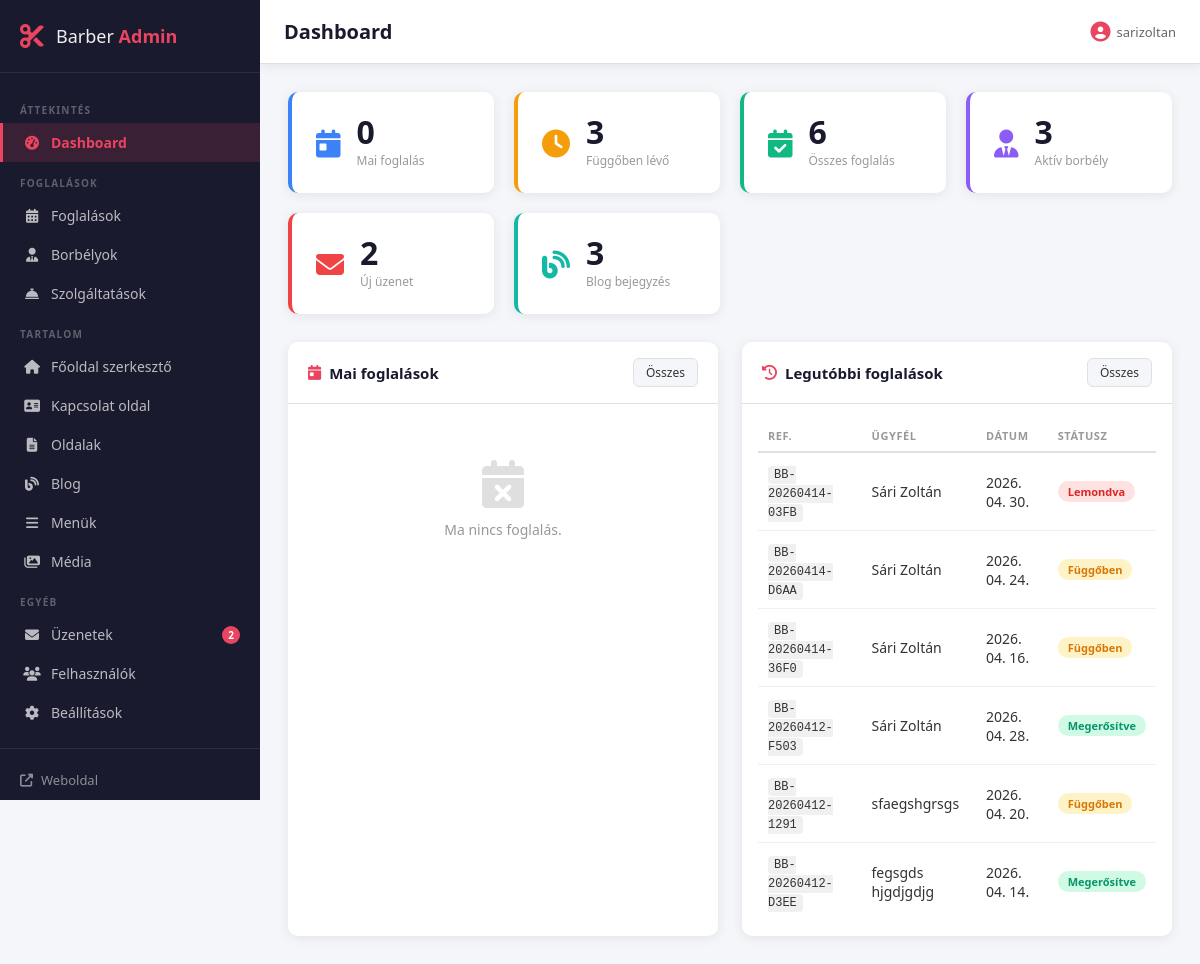
/admin/index.php (signed in), run on the app's committed database.
### tables this page shows
CREATE TABLE `bookings` (
  `id` int(11) NOT NULL,
  `booking_ref` varchar(20) NOT NULL,
  `staff_id` int(11) NOT NULL,
  `service_id` int(11) NOT NULL,
  `customer_name` varchar(100) NOT NULL,
  `customer_email` varchar(100) NOT NULL,
  `customer_phone` varchar(30) DEFAULT NULL,
  `booking_date` date NOT NULL,
  `start_time` time NOT NULL,
  `end_time` time NOT NULL,
  `status` enum('pending','confirmed','cancelled','completed') DEFAULT 'pending',
  `notes` text DEFAULT NULL,
  `created_at` timestamp NOT NULL DEFAULT current_timestamp()
);

### includes/functions.php (called while the page is built, shortened)
<?php
function e(?string $str): string {
    return htmlspecialchars((string)($str ?? ''), ENT_QUOTES, 'UTF-8');
}
function format_date(string $date): string {
    return date('Y. m. d.', strtotime($date));
}

### admin/index.php (the view, shortened to what this page needs)
<?php
require_once '../includes/db.php';
$stats = [];
$stats['bookings_today'] = $pdo->query("SELECT COUNT(*) FROM bookings WHERE booking_date = CURDATE() AND status != 'cancelled'")->fetchColumn();
$stats['bookings_pending'] = $pdo->query("SELECT COUNT(*) FROM bookings WHERE status = 'pending'")->fetchColumn();
$stats['bookings_total'] = $pdo->query("SELECT COUNT(*) FROM bookings")->fetchColumn();
$stats['staff_active'] = $pdo->query("SELECT COUNT(*) FROM staff WHERE active = 1")->fetchColumn();
$stats['messages_new'] = $pdo->query("SELECT COUNT(*) FROM contact_messages WHERE status = 'new'")->fetchColumn();
$stats['posts_published'] = $pdo->query("SELECT COUNT(*) FROM posts WHERE status = 'published'")->fetchColumn();
$today_bookings = $pdo->query("
    SELECT b.*, s.name as staff_name, sv.name as service_name
    FROM bookings b
    JOIN staff s ON b.staff_id = s.id
    JOIN services sv ON b.service_id = sv.id
    WHERE b.booking_date = CURDATE() AND b.status != 'cancelled'
    ORDER BY b.start_time ASC
    LIMIT 10
")->fetchAll();
$recent_bookings = $pdo->query("
    SELECT b.*, s.name as staff_name, sv.name as service_name
    FROM bookings b
    JOIN staff s ON b.staff_id = s.id
    JOIN services sv ON b.service_id = sv.id
    ORDER BY b.created_at DESC
    LIMIT 8
")->fetchAll();
require_once 'partials/header.php';
?>
<div class="dashboard-stats">
    <div class="stat-card blue">
        <div class="stat-icon"><i class="fas fa-calendar-day"></i></div>
        <div class="stat-info">
            <span class="stat-number"><?= $stats['bookings_today'] ?></span>
            <span class="stat-label">Mai foglalás</span>
        </div>
    </div>
    <div class="stat-card orange">
        <div class="stat-icon"><i class="fas fa-clock"></i></div>
        <div class="stat-info">
            <span class="stat-number"><?= $stats['bookings_pending'] ?></span>
            <span class="stat-label">Függőben lévő</span>
        </div>
    </div>
    <div class="stat-card green">
        <div class="stat-icon"><i class="fas fa-calendar-check"></i></div>
        <div class="stat-info">
            <span class="stat-number"><?= $stats['bookings_total'] ?></span>
            <span class="stat-label">Összes foglalás</span>
        </div>
    </div>
    <div class="stat-card purple">
        <div class="stat-icon"><i class="fas fa-user-tie"></i></div>
        <div class="stat-info">
            <span class="stat-number"><?= $stats['staff_active'] ?></span>
            <span class="stat-label">Aktív borbély</span>
        </div>
    </div>
    <div class="stat-card red">
        <div class="stat-icon"><i class="fas fa-envelope"></i></div>
        <div class="stat-info">
            <span class="stat-number"><?= $stats['messages_new'] ?></span>
            <span class="stat-label">Új üzenet</span>
        </div>
    </div>
    <div class="stat-card teal">
        <div class="stat-icon"><i class="fas fa-blog"></i></div>
        <div class="stat-info">
            <span class="stat-number"><?= $stats['posts_published'] ?></span>
            <span class="stat-label">Blog bejegyzés</span>
        </div>
    </div>
</div>
<div class="dashboard-grid">
    <div class="dash-card">
        <div class="dash-card-header">
            <h3><i class="fas fa-calendar-day"></i> Mai foglalások</h3>
            <a href="bookings.php" class="btn-sm">Összes</a>
        </div>
        <div class="dash-card-body">
            <?php if ($today_bookings): ?>
            <table class="admin-table">
                <thead>
                    <tr>
                        <th>Időpont</th>
                        <th>Ügyfél</th>
                        <th>Borbély</th>
                        <th>Szolgáltatás</th>
                        <th>Státusz</th>
                    </tr>
                </thead>
                <tbody>
                    <?php foreach ($today_bookings as $b): ?>
                    <tr>
                        <td><strong><?= e(format_time($b['start_time'])) ?></strong></td>
                        <td><?= e($b['customer_name']) ?></td>
                        <td><?= e($b['staff_name']) ?></td>
                        <td><?= e($b['service_name']) ?></td>
                        <td><span class="badge badge-<?= $b['status'] ?>"><?= booking_status_label($b['status']) ?></span></td>
                    </tr>
                    <?php endforeach; ?>
                </tbody>
            </table>
            <?php else: ?>
                <div class="empty-state">
                    <i class="fas fa-calendar-times"></i>
                    <p>Ma nincs foglalás.</p>
                </div>
            <?php endif; ?>
        </div>
    </div>
    <div class="dash-card">
        <div class="dash-card-header">
            <h3><i class="fas fa-history"></i> Legutóbbi foglalások</h3>
            <a href="bookings.php" class="btn-sm">Összes</a>
        </div>
        <div class="dash-card-body">
            <?php if ($recent_bookings): ?>
            <table class="admin-table">
                <thead>
                    <tr>
                        <th>Ref.</th>
                        <th>Ügyfél</th>
                        <th>Dátum</th>
                        <th>Státusz</th>
                    </tr>
                </thead>
                <tbody>
                    <?php foreach ($recent_bookings as $b): ?>
                    <tr>
                        <td><code><?= e($b['booking_ref']) ?></code></td>
                        <td><?= e($b['customer_name']) ?></td>
                        <td><?= e(format_date($b['booking_date'])) ?></td>
                        <td><span class="badge badge-<?= $b['status'] ?>"><?= booking_status_label($b['status']) ?></span></td>
                    </tr>
                    <?php endforeach; ?>
                </tbody>
            </table>
            <?php endif; ?>
        </div>
    </div>
</div>
<?php require_once 'partials/footer.php'; ?>

### admin/assets/css/admin.css (style rules this page uses)
*, *::before, *::after { box-sizing: border-box; margin: 0; padding: 0; }
:root { --sidebar-w: 260px; --topbar-h: 64px; --primary: #1a1a2e; --primary-light: #16213e; --accent: #e94560; --accent-hover: #c73652; --text: #333; --text-light: #666; --text-muted: #999; --bg: #f4f6f9; --white: #fff; --border: #e0e0e0; --radius: 10px; --shadow: 0 2px 12px rgba(0,0,0,.08); --shadow-lg: 0 8px 32px rgba(0,0,0,.12); --blue: #3b82f6; --green: #10b981; --orange: #f59e0b; --red: #ef4444; --purple: #8b5cf6; --teal: #14b8a6; --transition: .2s ease; }
body { font-family: 'Segoe UI', system-ui, sans-serif; font-size: 14px; color: var(--text); background: var(--bg); }
.btn-sm { padding: 5px 12px; font-size: 12px; border-radius: 6px; background: var(--bg); border: 1px solid var(--border); color: var(--text); text-decoration: none; transition: all var(--transition); }
.admin-body { display: flex; min-height: 100vh; }
.dashboard-stats { display: grid; grid-template-columns: repeat(auto-fit, minmax(180px, 1fr)); gap: 20px; margin-bottom: 28px; }
.stat-card { background: var(--white); border-radius: var(--radius); padding: 24px; display: flex; align-items: center; gap: 16px; box-shadow: var(--shadow); border-left: 4px solid transparent; }
.stat-card.blue { border-left-color: var(--blue); }
.stat-card.orange { border-left-color: var(--orange); }
.stat-card.green { border-left-color: var(--green); }
.stat-card.purple { border-left-color: var(--purple); }
.stat-card.red { border-left-color: var(--red); }
.stat-card.teal { border-left-color: var(--teal); }
.stat-icon { font-size: 28px; }
.stat-card.blue .stat-icon { color: var(--blue); }
.stat-card.orange .stat-icon { color: var(--orange); }
.stat-card.green .stat-icon { color: var(--green); }
.stat-card.purple .stat-icon { color: var(--purple); }
.stat-card.red .stat-icon { color: var(--red); }
.stat-card.teal .stat-icon { color: var(--teal); }
.stat-number { display: block; font-size: 32px; font-weight: 700; color: var(--primary); line-height: 1; }
.stat-label { display: block; font-size: 12px; color: var(--text-muted); margin-top: 4px; }
.dashboard-grid { display: grid; grid-template-columns: 1fr 1fr; gap: 24px; }
.dash-card { background: var(--white); border-radius: var(--radius); box-shadow: var(--shadow); overflow: hidden; }
.dash-card-header { display: flex; align-items: center; justify-content: space-between; padding: 16px 20px; border-bottom: 1px solid var(--border); }
.dash-card-header h3 { font-size: 15px; font-weight: 700; color: var(--primary); display: flex; align-items: center; gap: 8px; }
.dash-card-header h3 i { color: var(--accent); }
.dash-card-body { padding: 16px; overflow-x: auto; }
.admin-table { width: 100%; border-collapse: collapse; }
.admin-table th { text-align: left; font-size: 11px; text-transform: uppercase; letter-spacing: .6px; color: var(--text-muted); padding: 8px 10px; border-bottom: 2px solid var(--border); }
.admin-table td { padding: 10px; border-bottom: 1px solid #f0f0f0; vertical-align: middle; }
.admin-table tr:last-child td { border-bottom: none; }
.admin-table code { background: #f0f0f0; padding: 2px 6px; border-radius: 4px; font-size: 12px; }
.badge { display: inline-block; padding: 3px 10px; border-radius: 20px; font-size: 11px; font-weight: 600; }
.badge-pending { background: #fef3c7; color: #d97706; }
.badge-confirmed { background: #d1fae5; color: #059669; }
.badge-cancelled { background: #fee2e2; color: #dc2626; }
.empty-state { text-align: center; padding: 40px 20px; color: var(--text-muted); }
.empty-state i { font-size: 48px; display: block; margin-bottom: 12px; opacity: .3; }

### data on the page
bookings: staff "3", service "6", booking_ref "BB-20260412-F503", customer_name "Sári Zoltán", booking_date "2026. 04. 28.", status "Megerősítve"
bookings: booking_ref "BB-20260414-03FB", customer_name "Sári Zoltán", booking_date "2026. 04. 30.", status "Lemondva"
bookings: booking_ref "BB-20260414-D6AA", customer_name "Sári Zoltán", booking_date "2026. 04. 24.", status "Függőben"
bookings: booking_ref "BB-20260414-36F0", customer_name "Sári Zoltán", booking_date "2026. 04. 16.", status "Függőben"
bookings: booking_ref "BB-20260412-1291", customer_name "sfaegshgrsgs", booking_date "2026. 04. 20.", status "Függőben"
bookings: booking_ref "BB-20260412-D3EE", customer_name "fegsgds hjgdjgdjg", booking_date "2026. 04. 14.", status "Megerősítve"

### other printed values
$new_msg "2"
$page_title "Dashboard"
current_admin()['name'] "sarizoltan"
$stats['bookings_today'] "0"
$stats['messages_new'] "2"
